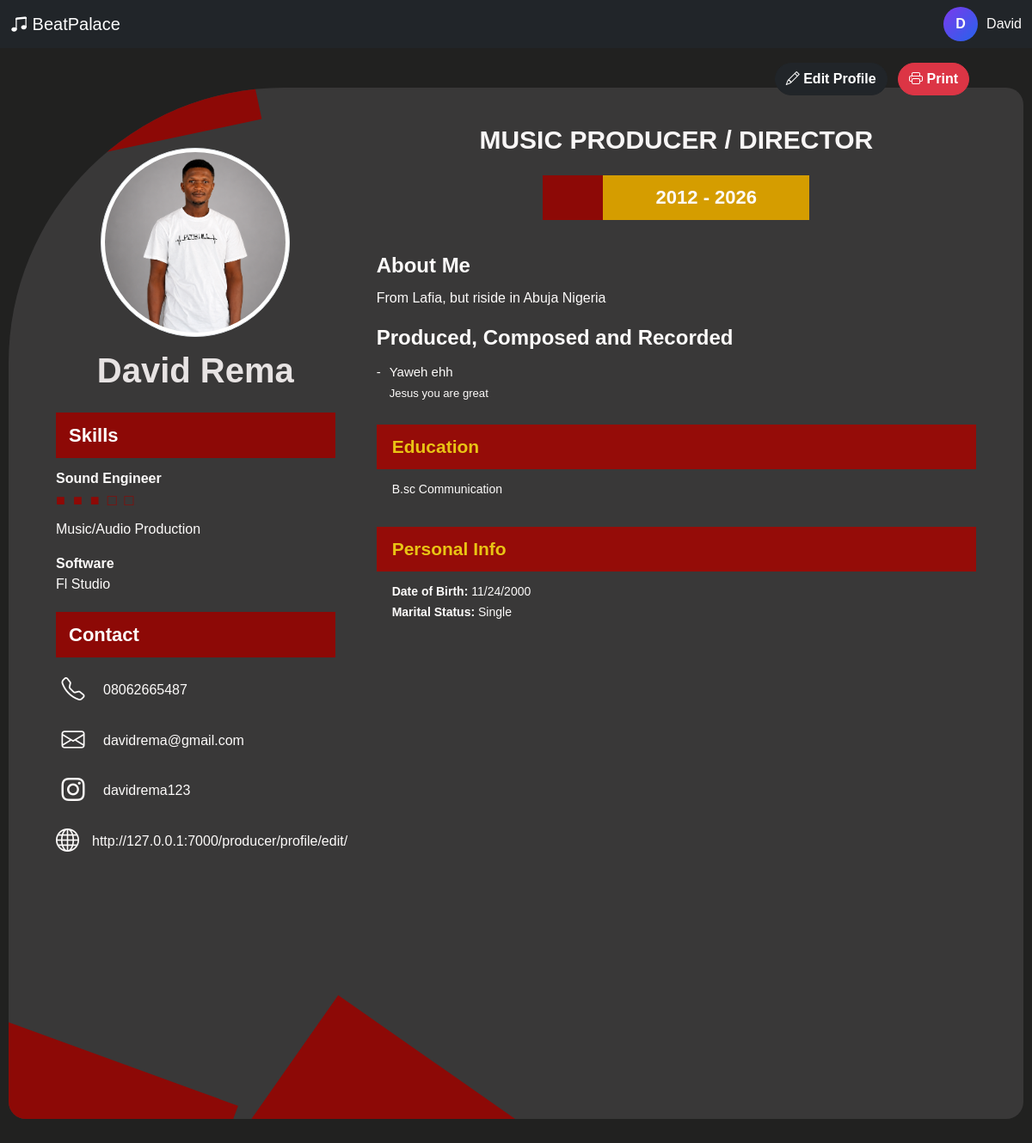
The page /producer/profile/ (signed in) on the database its author committed.
### accounts/models.py (models this page shows, shortened)
class User(AbstractUser):
    ROLE_CHOICES = (
        ("producer", "Producer"),
        ("artist", "Artist"),
    )
    email = models.EmailField(unique=True)
    role = models.CharField(
        max_length=20,
        choices=ROLE_CHOICES
    )
    avatar = models.ImageField(
        upload_to="avatars/",
        blank=True,
        null=True
    )
    verified = models.BooleanField(default=False)
    created_at = models.DateTimeField(auto_now_add=True)

### producers/models.py (models this page shows, shortened)
class ProducerProfile(models.Model):
    user = models.OneToOneField(
        settings.AUTH_USER_MODEL,
        on_delete=models.CASCADE,
        related_name="producer_profile",
    )
    full_name = models.CharField(max_length=150, blank=True, default="")
    professional_title = models.CharField(
        max_length=150, default="Music Producer / Director"
    )
    profile_image = models.ImageField(
        upload_to="producers/profile/", blank=True, null=True
    )
    bio = models.TextField(blank=True, null=True)
    start_year = models.PositiveIntegerField(blank=True, null=True)
    end_year = models.PositiveIntegerField(blank=True, null=True)
    phone = models.CharField(max_length=30, blank=True)
    email = models.EmailField(blank=True)
    instagram = models.CharField(max_length=100, blank=True)
    website = models.URLField(blank=True)
    skill_description = models.TextField(
        blank=True,
        help_text="Example: Music Composition, Audio Production & Sound Design",
    )
    software = models.TextField(
        blank=True, help_text="Example: Ableton Live, Cubase, Adobe Premiere, Logic Pro"
    )
    education = models.TextField(blank=True)
    date_of_birth = models.DateField(blank=True, null=True)
    marital_status = models.CharField(max_length=50, blank=True)
    is_published = models.BooleanField(default=True)
    created_at = models.DateTimeField(auto_now_add=True)
    updated_at = models.DateTimeField(auto_now=True)

class ProducerSkill(models.Model):
    producer = models.ForeignKey(
        ProducerProfile, on_delete=models.CASCADE, related_name="skills"
    )
    name = models.CharField(max_length=150)
    rating = models.PositiveIntegerField(default=1)
    display_order = models.PositiveIntegerField(default=0)
    class Meta:
        ordering = ["display_order"]

class ProducerProject(models.Model):
    PROJECT_TYPES = (
        ("produced", "Produced, Composed and Recorded"),
        ("directed", "Directed Music and Audio"),
    )
    producer = models.ForeignKey(
        ProducerProfile, on_delete=models.CASCADE, related_name="projects"
    )
    project_type = models.CharField(max_length=20, choices=PROJECT_TYPES)
    title = models.CharField(max_length=200)
    description = models.TextField(blank=True)
    year = models.PositiveIntegerField(blank=True, null=True)
    display_order = models.PositiveIntegerField(default=0)
    is_visible = models.BooleanField(default=True)
    created_at = models.DateTimeField(auto_now_add=True)
    class Meta:
        ordering = ["display_order", "-year", "title"]

### producers/views.py (the view)
@login_required
def producer_profile(request):
    profile, created = ProducerProfile.objects.get_or_create(
        user=request.user,
        defaults={
            "full_name": request.user.get_full_name()
            or request.user.username
        }
    )
    projects = profile.projects.filter(
        is_visible=True
    )
    skills = profile.skills.all()
    return render(
        request,
        "producers/profile.html",
        {
            "profile": profile,
            "projects": projects,
            "skills": skills,
        }
    )

### templates/producers/profile.html (shortened to what this page needs)
{% extends "base.html" %}
{% block content %}
</head>
<body>
<div class="profile-actions p-5">
    <a
        href="{% url 'producer_edit_profile' %}"
        class="btn btn-dark me-2"
    >
        <i class="bi bi-pencil"></i>
        Edit Profile
    </a>
    <button
        onclick="window.print()"
        class="btn btn-danger"
    >
        <i class="bi bi-printer"></i>
        Print
    </button>
</div>
<div class="cv-container">
    <div class="shape-top"></div>
    <div class="shape-bottom-left"></div>
    <div class="shape-bottom"></div>
    <div class="content">
        <div class="row g-5">
            <div class="col-lg-4">
                <div class="profile-image-wrapper rounded-circle img-thumbnail" style="object-fit: cover;">
                    {% if profile.profile_image %}
                        <img
                            src="{{ profile.profile_image.url }}"
                            class="profile-image"
                            alt="{{ profile.full_name }}"
                        >
                    {% else %}
                        <div
                            class="profile-image d-flex align-items-center justify-content-center bg-dark text-white"
                        >
                            <i class="bi bi-person fs-1"></i>
                        </div>
                    {% endif %}
                </div>
                <h1 class="profile-name">
                    {{ profile.full_name }}
                </h1>
                <div class="section-title">
                    Skills
                </div>
                {% for skill in skills %}
                    <div class="skill-name">
                        {{ skill.name }}
                    </div>
                    <div class="rating">
                    </div>
                {% empty %}
                    <p>
                        No skills added yet.
                    </p>
                {% endfor %}
                {% if profile.skill_description %}
                    <div class="mt-2">
                        {{ profile.skill_description|linebreaksbr }}
                    </div>
                {% endif %}
                {% if profile.software %}
                    <div class="mt-3">
                        <strong>
                            Software
                        </strong>
                        <div>
                            {{ profile.software|linebreaksbr }}
                        </div>
                    </div>
                {% endif %}
                <div class="section-title">
                    Contact
                </div>
                {% if profile.phone %}
                    <div class="contact-item">
                        <div class="contact-icon">
                            <i class="bi bi-telephone"></i>
                        </div>
                        <span>
                            {{ profile.phone }}
                        </span>
                    </div>
                {% endif %}
                {% if profile.email %}
                    <div class="contact-item">
                        <div class="contact-icon">
                            <i class="bi bi-envelope"></i>
                        </div>
                        <span>
                            {{ profile.email }}
                        </span>
                    </div>
                {% endif %}
                {% if profile.instagram %}
                    <div class="contact-item">
                        <div class="contact-icon">
                            <i class="bi bi-instagram"></i>
                        </div>
                        <span>
                            {{ profile.instagram }}
                        </span>
                    </div>
                {% endif %}
                {% if profile.website %}
                    <div class="contact-item">
                        <div class="contact-icon">
                            <i class="bi bi-globe"></i>
                        </div>
                        <span>
                            {{ profile.website }}
                        </span>
                    </div>
                {% endif %}
            </div>
            <div class="col-lg-8">
                <div class="main-title">
                    {{ profile.professional_title|upper }}
                </div>
                {% if profile.start_year %}
                    <div class="year-box">
                        <div class="year-red"></div>
                        <div class="year-text">
                            {{ profile.start_year }}
                            -
                            {% if profile.end_year %}
                                {{ profile.end_year }}
                            {% else %}
                                Present
                            {% endif %}
                        </div>
                    </div>
                {% endif %}
                {% if profile.bio %}
                    <div class="experience-title">
                        About Me
                    </div>
                    <p>
                        {{ profile.bio|linebreaksbr }}
                    </p>
                {% endif %}
                {% regroup projects by project_type as project_groups %}
                {% for group in project_groups %}
                    {% if group.grouper == "produced" %}
                        <div class="experience-title">
                            Produced, Composed and Recorded
                        </div>
                        <ul class="project-list">
                            {% for project in group.list %}
                                <li>
                                    {{ project.title }}
                                    {% if project.description %}
                                        <div class="small">
                                            {{ project.description }}
                                        </div>
                                    {% endif %}
                                </li>
                            {% endfor %}
                        </ul>
                    {% endif %}
                {% empty %}
                    <p>
                        No projects added yet.
                    </p>
                {% endfor %}
                {% if profile.education %}
                    <div class="info-title">
                        Education
                    </div>
                    <div class="info-content">
                        {{ profile.education|linebreaksbr }}
                    </div>
                {% endif %}
                {% if profile.date_of_birth or profile.marital_status %}
                    <div class="info-title">
                        Personal Info
                    </div>
                    <div class="info-content">
                        {% if profile.date_of_birth %}
                            <div>
                                <strong>
                                    Date of Birth:
                                </strong>
                                {{ profile.date_of_birth|date:"m/d/Y" }}
                            </div>
                        {% endif %}
                        {% if profile.marital_status %}
                            <div>
                                <strong>
                                    Marital Status:
                                </strong>
                                {{ profile.marital_status }}
                            </div>
                        {% endif %}
                    </div>
                {% endif %}
            </div>
        </div>
    </div>
</div>
{% endblock %}

### templates/base.html (shortened to what this page needs)
{% load static %}
<!DOCTYPE html>
<html lang="en">
<head>
    <link
    href="https://cdn.jsdelivr.net/npm/bootstrap@5.3.3/dist/css/bootstrap.min.css"
    rel="stylesheet"
    >
    <link
    href="https://cdn.jsdelivr.net/npm/bootstrap-icons@1.11.3/font/bootstrap-icons.css"
    rel="stylesheet"
    >
    <link
     rel="stylesheet"
     href="{% static 'css/style.css' %}"
    >
</head>
<nav class="navbar fixed-top bg-dark" data-bs-theme="dark">
  <div class="container-fluid d-flex justify-content-between align-items-center">
    <a class="navbar-brand" href="#">
        <i class="bi bi-music-note-beamed"></i>
        BeatPalace</a>
    <div class="d-flex gap-2">
      <div class="user-profile">
                <div class="avatar">
                    {{ user.username|first|upper }}
                </div>
                <span>
                    {{ user.username }}
                </span>
            </div>
    </div>
  </div>
</nav>
<div class="container-fluid pt-5 mt-4">
</div>
{% block content %}
{% endblock %}
</body>
</html>

### static/css/style.css (style rules this page uses)
:root { --bg: #0b0b12; --sidebar: #11111a; --card: #151520; --border: #262638; --text: #ffffff; --muted: #fff; --primary: #7c3aed; --secondary: #2563eb; }
* { box-sizing: border-box; }
body { margin: 0; background: var(--bg); color: var(--text); font-family: Inter, Arial, sans-serif; }
.user-profile { display: flex; align-items: center; gap: 10px; }
.avatar { width: 40px; height: 40px; display: flex; justify-content: center; align-items: center; border-radius: 50%; background: linear-gradient( 135deg, var(--primary), var(--secondary) ); font-weight: bold; }

### templates/producers/profile.html (style rules this page uses)
* { box-sizing: border-box; }
body { margin: 0; background: #212120; font-family: "Montserrat", sans-serif; color: #fdfbfa; }
.cv-container { max-width: 1180px; margin: 30px auto; background: #393838; border-top-left-radius: 320px; border-top-right-radius: 20px; border-bottom-left-radius: 20px; border-bottom-right-radius: 20px; min-height: 1200px; padding: 45px 55px; position: relative; overflow: hidden; }
.shape-top { position: absolute; top: -100px; left: -120px; width: 400px; height: 180px; background: #8d0906; transform: rotate(-12deg); }
.shape-bottom-left { position: absolute; bottom: -80px; left: -100px; width: 350px; height: 160px; background: #8d0906; transform: rotate(20deg); }
.shape-bottom { position: absolute; bottom: -120px; left: 300px; width: 350px; height: 180px; background: #8d0906; transform: rotate(35deg); }
.content { position: relative; z-index: 2; }
.profile-image-wrapper { width: 220px; height: 220px; margin: 25px auto 15px; }
.profile-image { width: 100%; height: 100%; object-fit: cover; border-radius: 50%; }
.profile-name { color: #e7e3e3; font-size: 40px; font-weight: 800; text-align: center; margin-bottom: 25px; }
.section-title { background: #8d0906; color: white; font-size: 22px; font-weight: 800; padding: 10px 15px; margin: 20px 0 12px; }
.main-title { text-align: center; color: #f8f6f6; font-size: 30px; font-weight: 700; line-height: 1.05; margin-bottom: 25px; }
.year-box { display: flex; width: 310px; height: 52px; margin: 0 auto 35px; background: #d59d00; align-items: center; }
.year-red { width: 70px; height: 100%; background: #8d0906; }
.year-text { flex: 1; text-align: center; font-size: 22px; font-weight: 800; }
.experience-title { font-size: 24px; font-weight: 800; margin-bottom: 8px; }
.project-list { list-style: none; padding: 0; margin: 0 0 25px; }
.project-list li { font-size: 15px; font-weight: 500; line-height: 1.8; padding-left: 15px; position: relative; }
.project-list li::before { content: "-"; position: absolute; left: 0; }
.skill-name { font-weight: 700; line-height: 1.5; }
.rating { color: #8d0906; letter-spacing: 2px; font-size: 18px; }
.contact-item { display: flex; align-items: center; gap: 15px; margin: 18px 0; }
.contact-icon { font-size: 27px; width: 40px; text-align: center; }
.info-title { background: #950c08; color: #e9c414; font-size: 21px; font-weight: 800; padding: 10px 18px; margin-top: 20px; }
.info-content { padding: 12px 18px; font-size: 14px; line-height: 1.7; }
.profile-actions { position: fixed; right: 25px; top: 25px; z-index: 20; }
.profile-actions .btn { border-radius: 30px; font-weight: 600; }

### rows shown on the page
User: username|first "D", username "David"
ProducerProfile: profile_image (picture), full_name "David Rema", skill_description "Music/Audio Production", software "Fl Studio", phone "08062665487", email "davidrema@gmail.com", instagram "davidrema123", website "http://127.0.0.1:7000/producer/profile/edit/", professional_title "MUSIC PRODUCER / DIRECTOR", start_year "2012", end_year "2026", bio "From Lafia, but riside in Abuja Nigeria", education "B.sc Communication", date_of_birth "11/24/2000", marital_status "Single"
ProducerSkill: name "Sound Engineer"
ProducerProject: title "Yaweh ehh", description "Jesus you are great"
